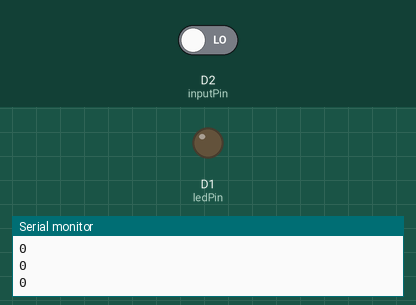
Bench run of a sketch on a simulated ESP8266 (NodeMCU). Parts: output pins drawn as LEDs (lit = HIGH), the last lines printed to the serial monitor. Inputs (shaded band) come from the test bench; at power-on: D2 (inputPin) LOW.

Above: at 1.4 s.
1.5 s: D2 (inputPin) driven HIGH
At 2.7 s:
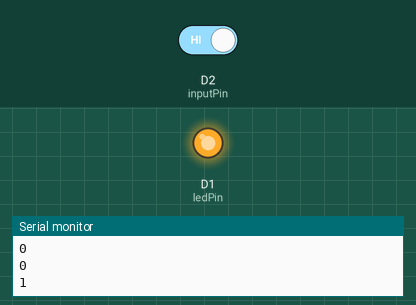
Timing chart, 0 to 4.5 s (numbered marks = the images above; inputs shaded):
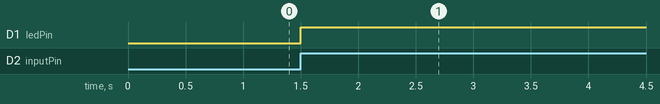

Measured:
- after the input at 1.5 s, D1 (ledPin): LOW → HIGH at once

The sketch:

Capteur_mouvement.ino
```cpp
//the time we give the sensor to calibrate (10-60 secs according to the datasheet)
int calibrationTime = 30;

int ledPin = D1;                // choose the pin for the LED
int inputPin = D2;               // choose the input pin (for PIR sensor)
int pirState = LOW;             // we start, assuming no motion detected
int val = 0;                    // variable for reading the pin status
float micro = 1000000;
float temps_DeepSleep = (0)*60 + 3; // minutes + secondes

void setup() {
  pinMode(ledPin, OUTPUT);      // declare LED as output
  pinMode(inputPin, INPUT);     // declare sensor as input
  Serial.begin(9600);

  Serial.print("calibrating sensor ");
  /*for(int i = 0; i < calibrationTime; i++){
    Serial.print(".");
    delay(1000);
  }*/
}

void loop()
{
  val = digitalRead(inputPin);  // read input value
  Serial.println(val);
  if (val == HIGH)
  { // check if the input is HIGH
    digitalWrite(ledPin, HIGH);  // turn LED ON
    delay(60000);
    //Deep sleep
    ESP.deepSleep(temps_DeepSleep*micro);

    if (pirState == LOW)
    {
      // we have just turned on
      Serial.println("Motion detected!");
      // We only want to print on the output change, not state
      pirState = HIGH;
    }
  }
  else
  {
    digitalWrite(ledPin, LOW); // turn LED OFF
    delay(300);
    if (pirState == HIGH)
    {
      // we have just turned of
      Serial.println("Motion ended!");
      // We only want to print on the output change, not state
      pirState = LOW;
    }
  }
}
```
